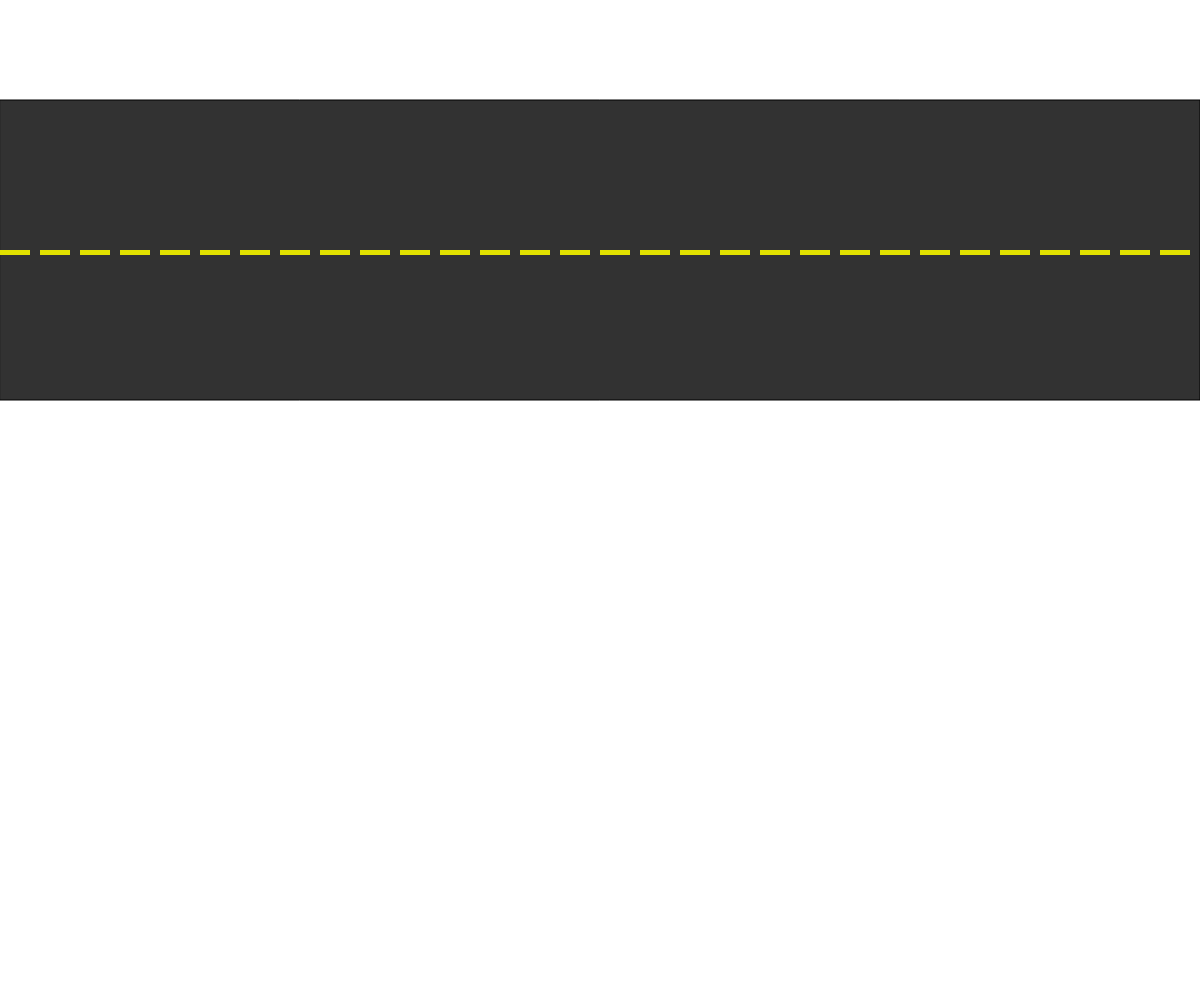
Frame 1 (no input)
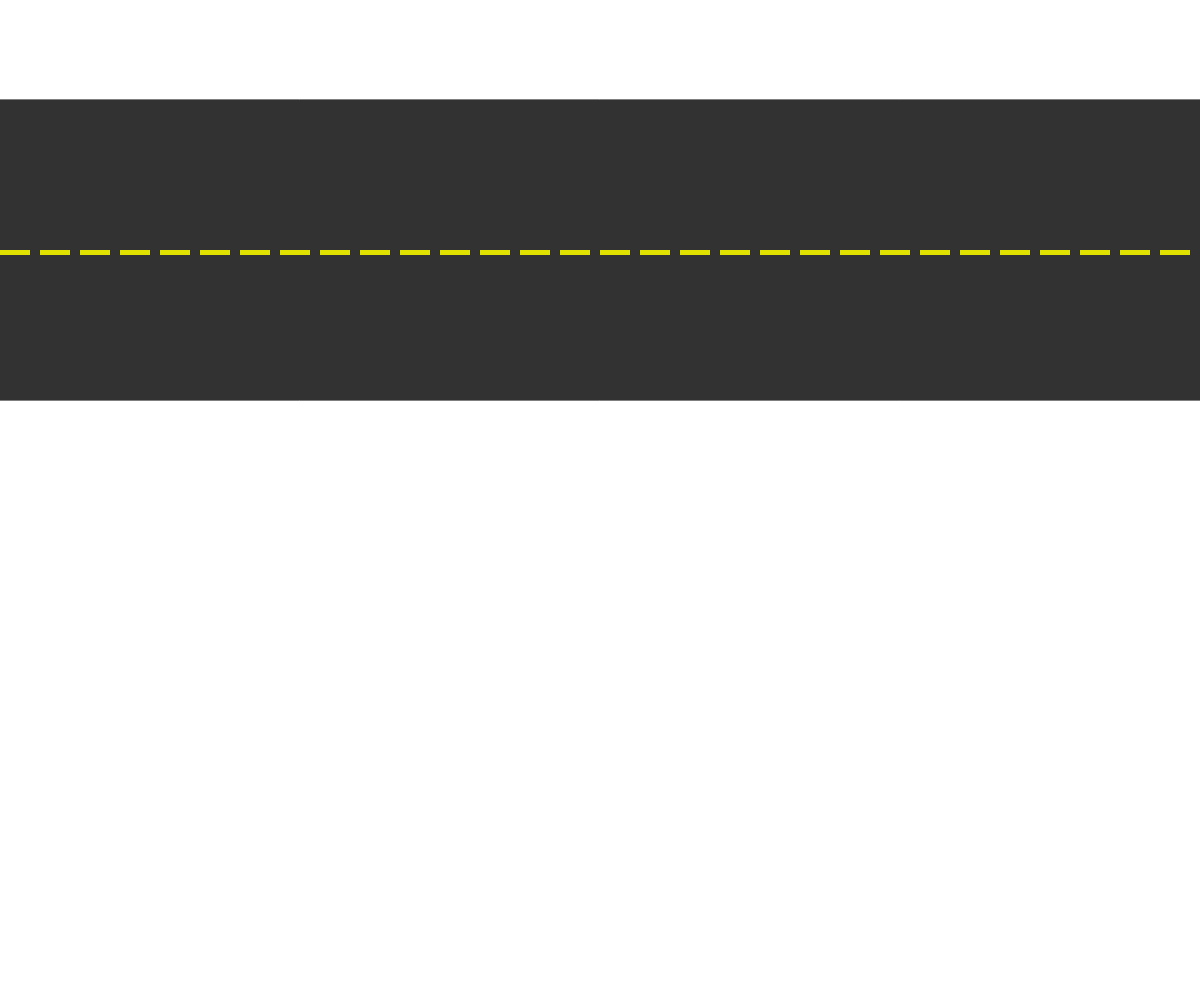
Frame 60 (no input)
Frame 120 (the mouse pressed at the canvas centre since frame 60): identical to frame 60, image omitted

The p5.js sketch that drew these frames (run headless with seeded random() and noise() and a simulated clock; from frame 60 on, the mouse is pressed at the canvas centre):

// p5.js sketch
// ── sketch.js
// Cars Cars Cars
// Joy Min
// Oct 20, 2025


function setup() {
  createCanvas(windowWidth, windowHeight);
}

function draw() {
  drawRoad();
}

function drawRoad() {
  // black road surface
  fill(50);
  rect(0, 100, width, 300);

  // dashed yellow line
  for (let i = 0; i < width; i += 40) {
    fill(225, 225, 0);
    noStroke();
    rect(i, 500 / 2, 30, 5);
  }

}

class Vehicles{
  constructor(type, x, y, d, s){
  // type -> type of cars; x -> x-position; y -> y-position; d -> direction; s -> speed
    this.type = type;
    this.x = x;
    this.y = y;
    this.d = d;
    this.s = s;
    this.color = color(random(120,200), random(120, 200), random(120, 200) );
  }

  display(){

    rectMode(CENTER);
    if (this.type === 0) { // 0 = car
      cars();
    } 
    else{
      trucks(); // 1 = truck
    }
    rectMode(CORNER);
  }
}

function cars(){
  // drawing the car
  fill(this.color);
  rect(this.x, this.y, 40, 20); // body of the car
  // 4 wheels of the car
  fill(255);
  ellipse(this.x - 15, this.y - 10, 6, 6); // left up wheel
  ellipse(this.x + 15, this.y - 10, 6, 6); // right up wheel
  ellipse(this.x - 15, this.y + 10, 6, 6); // left down wheel
  ellipse(this.x + 15, this.y + 10, 6, 6); // right down wheel
}

function trucks(){
  // drawing the truck
  fill(this.color);
  rect(this.x, this.y, 60, 30); // body

  fill(200, 220, 240);
  rect(this.x - 20, this.y, 20, 30); // windowsheild
}
